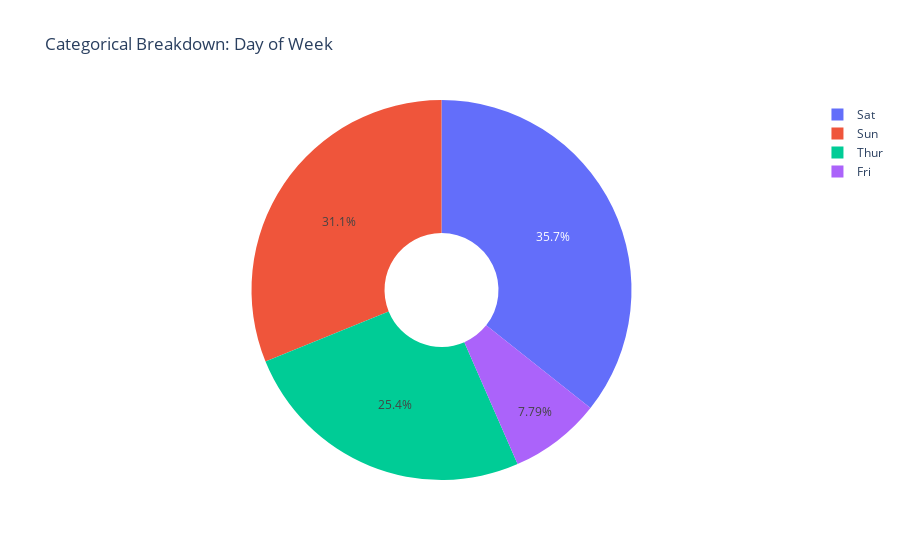

Notebook source saved alongside this figure:
### Code cell
# Interactive Visualization: Categorical Breakdown
counts = df['day'].value_counts()
fig = go.Figure(data=[go.Pie(labels=counts.index, values=counts.values, hole=.3)])
fig.update_layout(title="Categorical Breakdown: Day of Week")
fig.show()

### Figure 1 — Plotly figure (JSON) as saved in the notebook; plotly's stock layout.template omitted (floating-point values rounded to 4 significant figures)
{"data": [{"hole": 0.3, "labels": ["Sat", "Sun", "Thur", "Fri"], "type": "pie", "values": [87, 76, 62, 19]}], "layout": {"title": {"text": "Categorical Breakdown: Day of Week"}}}
